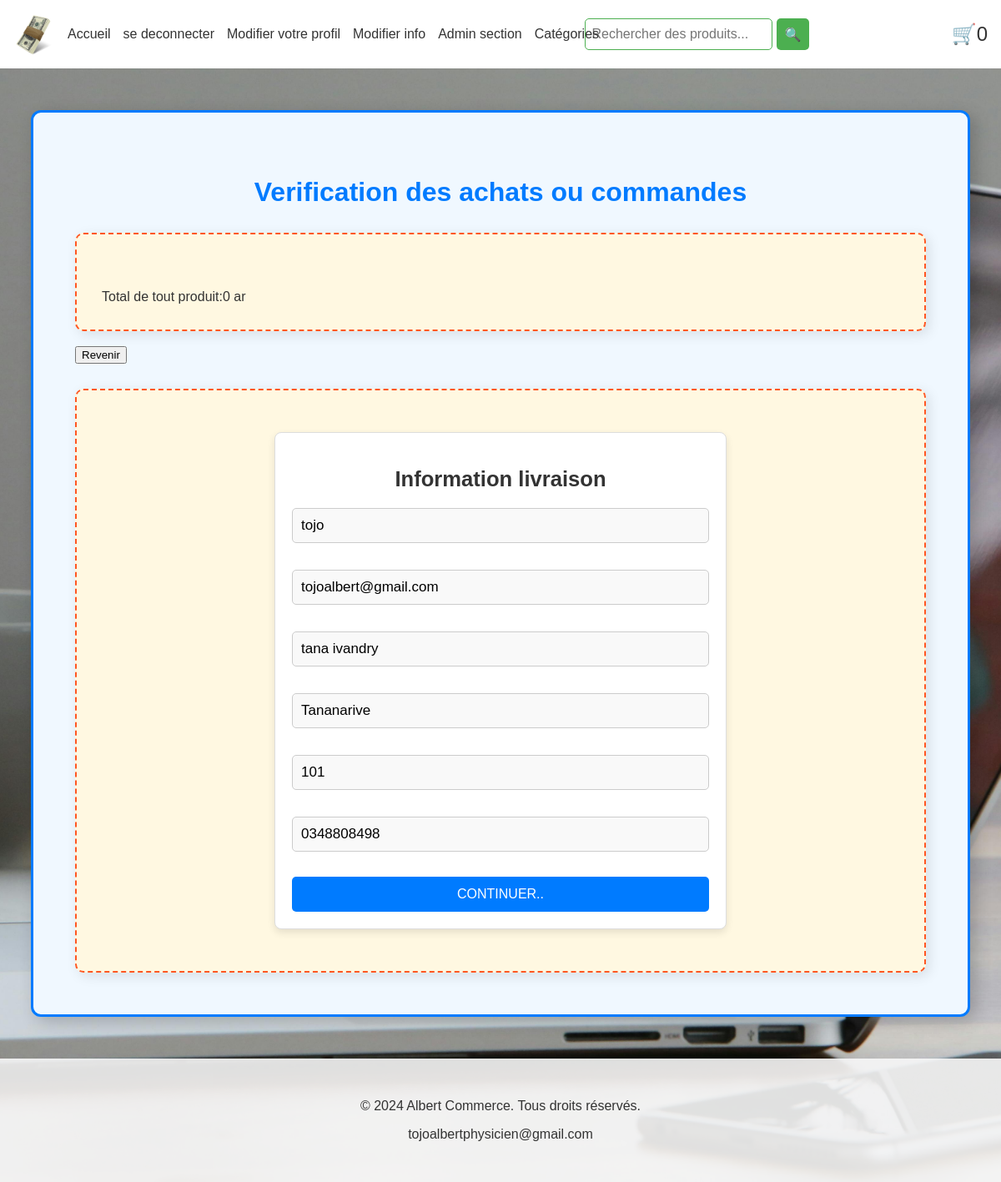
The app's page /payment/checkout (signed in) with its own data.
### payment/models.py (models this page shows, shortened)
class ShippingAdress(models.Model): #addresse de livraison
	user=models.ForeignKey(User,on_delete=models.CASCADE,null=True,blank=True)
	Shipping_full_name=models.CharField(max_length=255)
	Shipping_email=models.EmailField(max_length=255)
	Shipping_addresse=models.CharField(max_length=255,null=True,blank=True)
	Shipping_city=models.CharField(max_length=255)
	Shipping_zipcode=models.CharField(max_length=255,null=True,blank=True)
	shipping_numberphone=models.CharField(max_length=10,null=True, blank=True)
	class Meta:
		verbose_name_plural = "Adresse Livraison"

### payment/views.py (the view)
# urls.py: path('checkout',views.checkout,name='checkout'),
def checkout(request):
	cart=Cart(request)
	cart_products=cart.get_prods
	quantities=cart.get_quants
	totals=cart.cart_total()
	if request.user.is_authenticated:
		shipping_user, created = ShippingAdress.objects.get_or_create(user=request.user)
		shipping_form=ShippingForm(request.POST or None,instance=shipping_user)
		return render(request,'payment/checkout.html',{"cart_products":cart_products,"quantities":quantities,"totals":totals,"shipping_form":shipping_form})
	else:
		messages.success(request,("il connecter ou creer un nouveau pour avoir accées"))
		return redirect('home')

### payment/forms.py
class ShippingForm(forms.ModelForm):
    Shipping_full_name = forms.CharField(label="",widget=forms.TextInput(attrs={'class': 'custom-input','placeholder':'Full name'}),required=True)
    Shipping_email = forms.EmailField(label="",widget=forms.TextInput(attrs={'class': 'custom-input','placeholder': 'Email'}),required=False)
    Shipping_addresse = forms.CharField(label="",widget=forms.TextInput(attrs={'class': 'custom-input','placeholder': 'Address'}),required=True)
    Shipping_city = forms.CharField(label="",widget=forms.TextInput(attrs={'class': 'custom-input','placeholder': 'City'}),required=True)
    Shipping_zipcode = forms.CharField(label="",widget=forms.TextInput(attrs={'class': 'custom-input','placeholder': 'Zipcode'}),required=False)
    shipping_numberphone =forms.CharField(label="",widget=forms.TextInput(attrs={'class': 'custom-input','type': 'tel','placeholder': 'Numero de telephone'}),required=False)
    class Meta:
        model = ShippingAdress
        fields = ['Shipping_full_name', 'Shipping_email', 'Shipping_addresse', 'Shipping_city', 'Shipping_zipcode','shipping_numberphone']
        exclude=["user"]

### cart/cart.py (called while the page is built, shortened)
	def __len__(self):
		return len(self.cart)

	def get_prods(self):
		product_ids=self.cart.keys()
		products=Product.objects.filter(id__in=product_ids)
		return products

	def cart_total(self):
		product_ids=self.cart.keys()
		products=Product.objects.filter(id__in=product_ids)
		quantities=self.cart
		total=0
		return total

### cart/context_processors.py (called while the page is built)
def cart(request):
	return {'cart':Cart(request)}

### payment/templates/payment/checkout.html (shortened to what this page needs)
{% extends 'index.html' %}
{% block content %}
<section>
    <h1>Verification des achats ou commandes</h1>
    <div class="inner-frame">
    {% if user.is_authenticated %}
        <br><br>
        Total de tout produit:{{totals}} ar
    {% endif %}
    </div><br>
    <button onclick="window.location.href='{% url 'cart_summary' %}'">Revenir</button>
    <div class="inner-frame">
    <form method="POST" class="delivery-form" action="{% url 'billing_info' %}" >
    <h2>Information livraison</h2>
    {{ shipping_form.as_p }}
    <button type="submit" >CONTINUER..</button>
    </form>
    </div>
</section>
{% endblock %}

### static/css/styles.css (style rules this page uses)
body { font-family: Arial, sans-serif; margin: 0; padding: 0; background-image: url('laptop1.jpg'); background-size: cover; background-position: center; background-attachment: fixed; color: #333333; }

### payment/templates/payment/checkout.html (style rules this page uses)
section { border: 3px solid #007BFF; padding: 50px; width: 85%; margin: 50px auto; background-color: #f0f8ff; border-radius: 12px; box-shadow: 6px 6px 20px rgba(0, 0, 0, 0.2); }
section h1 { font-size: 32px; text-align: center; color: #007BFF; margin-bottom: 30px; font-family: 'Arial', sans-serif; }
section p { font-size: 18px; color: #333; text-align: justify; line-height: 1.8; margin-bottom: 30px; font-family: 'Georgia', serif; }
.inner-frame { border: 2px dashed #ff5722; padding: 30px; background-color: #fff8e1; border-radius: 10px; margin-top: 30px; box-shadow: 4px 4px 15px rgba(0, 0, 0, 0.1); }
.inner-frame h2 { font-size: 26px; color: #ff5722; margin-bottom: 20px; font-family: 'Arial', sans-serif; text-align: center; }
.inner-frame p { font-size: 17px; color: #444; text-align: justify; line-height: 1.7; font-family: 'Georgia', serif; }
.delivery-form { max-width: 500px; margin: 20px auto; padding: 20px; background-color: #ffffff; border: 1px solid #ddd; border-radius: 8px; box-shadow: 0 4px 10px rgba(0, 0, 0, 0.1); font-family: 'Arial', sans-serif; }
.delivery-form h2 { font-size: 1.6em; text-align: center; color: #333; margin-bottom: 20px; }
.delivery-form input, .delivery-form textarea, .delivery-form select { width: 100%; padding: 10px; margin-bottom: 15px; border: 1px solid #ccc; border-radius: 5px; font-size: 1em; box-sizing: border-box; background-color: #f9f9f9; }
.delivery-form button { width: 100%; padding: 12px 20px; background-color: #007bff; color: white; border: none; border-radius: 5px; font-size: 1em; cursor: pointer; transition: background-color 0.3s ease; }
.delivery-form p { margin-bottom: 15px; }

### records on screen
ShippingAdress: Shipping_full_name "tojo", Shipping_email "tojoalbert@gmail.com", Shipping_addresse "tana ivandry", Shipping_city "Tananarive", Shipping_zipcode "101", shipping_numberphone "0348808498"

### other values on screen
{{ cart|length }} "0"
{{ totals }} "0"
